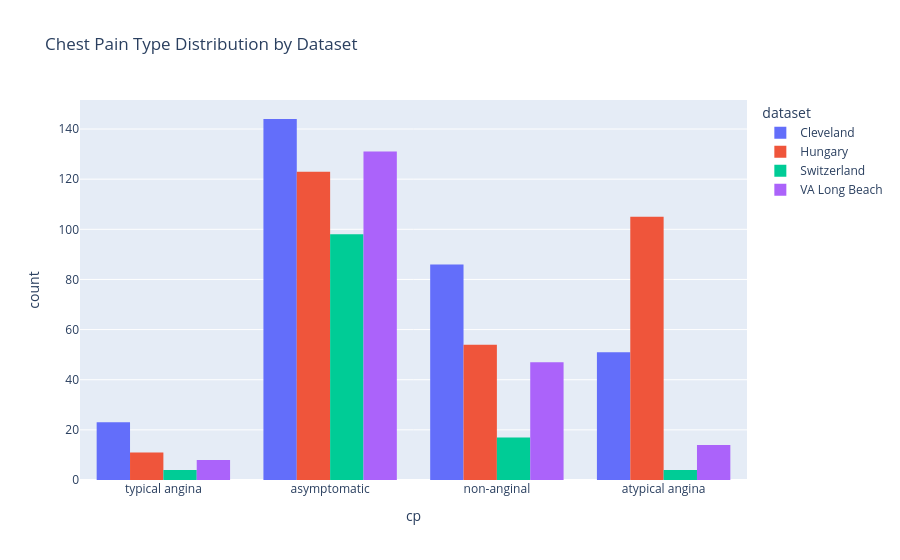

The cell this chart's notebook holds for it:
### Code cell
# count plot of chest_pain_type column group by dataset column
fig = px.histogram(data_frame=Hd_df, x='cp', color='dataset', barmode='group', title='Chest Pain Type Distribution by Dataset')
fig.show()

### Figure 1 — Plotly figure (JSON) as saved in the notebook; plotly's stock layout.template omitted (floating-point values rounded to 4 significant figures; data arrays with more than 128 entries replaced by an {"elided": "..."} marker saying what was removed)
{"data": [{"alignmentgroup": "True", "bingroup": "x", "hovertemplate": "dataset=Cleveland<br>cp=%{x}<br>count=%{y}<extra></extra>", "legendgroup": "Cleveland", "marker": {"color": "#636efa", "pattern": {"shape": ""}}, "name": "Cleveland", "offsetgroup": "Cleveland", "orientation": "v", "showlegend": true, "type": "histogram", "x": {"elided": "304 str values"}, "xaxis": "x", "yaxis": "y"}, {"alignmentgroup": "True", "bingroup": "x", "hovertemplate": "dataset=Hungary<br>cp=%{x}<br>count=%{y}<extra></extra>", "legendgroup": "Hungary", "marker": {"color": "#EF553B", "pattern": {"shape": ""}}, "name": "Hungary", "offsetgroup": "Hungary", "orientation": "v", "showlegend": true, "type": "histogram", "x": {"elided": "293 str values"}, "xaxis": "x", "yaxis": "y"}, {"alignmentgroup": "True", "bingroup": "x", "hovertemplate": "dataset=Switzerland<br>cp=%{x}<br>count=%{y}<extra></extra>", "legendgroup": "Switzerland", "marker": {"color": "#00cc96", "pattern": {"shape": ""}}, "name": "Switzerland", "offsetgroup": "Switzerland", "orientation": "v", "showlegend": true, "type": "histogram", "x": ["typical angina", "asymptomatic", "asymptomatic", "asymptomatic", "asymptomatic", "asymptomatic", "non-anginal", "non-anginal", "asymptomatic", "asymptomatic", "asymptomatic", "asymptomatic", "asymptomatic", "asymptomatic", "asymptomatic", "asymptomatic", "asymptomatic", "non-anginal", "asymptomatic", "asymptomatic", "non-anginal", "non-anginal", "asymptomatic", "asymptomatic", "asymptomatic", "asymptomatic", "asymptomatic", "asymptomatic", "asymptomatic", "asymptomatic", "asymptomatic", "asymptomatic", "asymptomatic", "asymptomatic", "asymptomatic", "asymptomatic", "asymptomatic", "asymptomatic", "asymptomatic", "asymptomatic", "atypical angina", "atypical angina", "non-anginal", "non-anginal", "asymptomatic", "asymptomatic", "asymptomatic", "asymptomatic", "asymptomatic", "asymptomatic", "asymptomatic", "atypical angina", "asymptomatic", "asymptomatic", "asymptomatic", "non-anginal", "non-anginal", "non-anginal", "asymptomatic", "asymptomatic", "asymptomatic", "asymptomatic", "asymptomatic", "non-anginal", "asymptomatic", "asymptomatic", "asymptomatic", "asymptomatic", "asymptomatic", "asymptomatic", "asymptomatic", "asymptomatic", "non-anginal", "asymptomatic", "asymptomatic", "asymptomatic", "asymptomatic", "non-anginal", "asymptomatic", "asymptomatic", "asymptomatic", "asymptomatic", "asymptomatic", "non-anginal", "asymptomatic", "asymptomatic", "asymptomatic", "asymptomatic", "asymptomatic", "asymptomatic", "asymptomatic", "asymptomatic", "typical angina", "asymptomatic", "typical angina", "non-anginal", "asymptomatic", "asymptomatic", "asymptomatic", "asymptomatic", "asymptomatic", "asymptomatic", "asymptomatic", "asymptomatic", "asymptomatic", "asymptomatic", "asymptomatic", "asymptomatic", "asymptomatic", "asymptomatic", "asymptomatic", "asymptomatic", "asymptomatic", "typical angina", "asymptomatic", "asymptomatic", "asymptomatic", "asymptomatic", "asymptomatic", "asymptomatic", "non-anginal", "non-anginal", "atypical angina"], "xaxis": "x", "yaxis": "y"}, {"alignmentgroup": "True", "bingroup": "x", "hovertemplate": "dataset=VA Long Beach<br>cp=%{x}<br>count=%{y}<extra></extra>", "legendgroup": "VA Long Beach", "marker": {"color": "#ab63fa", "pattern": {"shape": ""}}, "name": "VA Long Beach", "offsetgroup": "VA Long Beach", "orientation": "v", "showlegend": true, "type": "histogram", "x": {"elided": "200 str values"}, "xaxis": "x", "yaxis": "y"}], "layout": {"barmode": "group", "legend": {"title": {"text": "dataset"}, "tracegroupgap": 0}, "title": {"text": "Chest Pain Type Distribution by Dataset"}, "xaxis": {"anchor": "y", "domain": [0, 1], "title": {"text": "cp"}}, "yaxis": {"anchor": "x", "domain": [0, 1], "title": {"text": "count"}}}}
